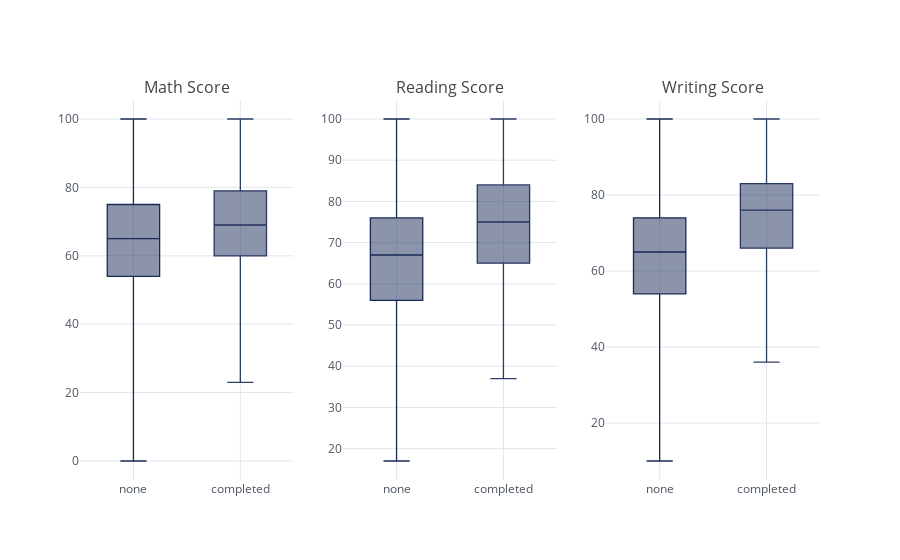

The notebook cell saved with this chart:
### Code cell
figs_sp = cf.subplots([df_mc.figure(kind='box', color='#192a56'),
                       df_rc.figure(kind='box', color='#192a56'),
                       df_wc.figure(kind='box', color='#192a56')],shared_xaxes=True,subplot_titles=['Math Score','Reading Score','Writing Score'],shape=(1,3))
cf.iplot(figs_sp, legend=False)

### Figure 1 — Plotly figure (JSON) as saved in the notebook; plotly's stock layout.template omitted (floating-point values rounded to 4 significant figures; data arrays with more than 128 entries replaced by an {"elided": "..."} marker saying what was removed)
{"data": [{"boxpoints": false, "line": {"width": 1.3}, "marker": {"color": "rgba(25, 42, 86, 1.0)"}, "name": "none", "orientation": "v", "type": "box", "uid": "1f839697-241d-4263-b35a-691ad69a44da", "xaxis": "x", "y": {"elided": "358 int values"}, "yaxis": "y"}, {"boxpoints": false, "line": {"width": 1.3}, "marker": {"color": "rgba(25, 42, 86, 0.8999999999999999)"}, "name": "completed", "orientation": "v", "type": "box", "uid": "dd100c30-6564-461b-b82e-a9b2550e14fa", "xaxis": "x", "y": {"elided": "358 int values"}, "yaxis": "y"}, {"boxpoints": false, "line": {"width": 1.3}, "marker": {"color": "rgba(25, 42, 86, 1.0)"}, "name": "none", "orientation": "v", "type": "box", "uid": "c409dfc3-42c1-4450-a363-ef56cf57eab0", "xaxis": "x2", "y": {"elided": "358 int values"}, "yaxis": "y2"}, {"boxpoints": false, "line": {"width": 1.3}, "marker": {"color": "rgba(25, 42, 86, 0.8999999999999999)"}, "name": "completed", "orientation": "v", "type": "box", "uid": "54746c9c-14e2-435a-be2a-72f0e5b17d0f", "xaxis": "x2", "y": {"elided": "358 int values"}, "yaxis": "y2"}, {"boxpoints": false, "line": {"width": 1.3}, "marker": {"color": "rgba(25, 42, 86, 1.0)"}, "name": "none", "orientation": "v", "type": "box", "uid": "25e11126-6dbf-462a-81ff-27769cd04323", "xaxis": "x3", "y": {"elided": "358 int values"}, "yaxis": "y3"}, {"boxpoints": false, "line": {"width": 1.3}, "marker": {"color": "rgba(25, 42, 86, 0.8999999999999999)"}, "name": "completed", "orientation": "v", "type": "box", "uid": "9f9b51a9-bca4-48c4-9911-d6cc56ce81dc", "xaxis": "x3", "y": {"elided": "358 int values"}, "yaxis": "y3"}], "layout": {"annotations": [{"font": {"size": 16}, "showarrow": false, "text": "Math Score", "x": 0.1444, "xanchor": "center", "xref": "paper", "y": 1, "yanchor": "bottom", "yref": "paper"}, {"font": {"size": 16}, "showarrow": false, "text": "Reading Score", "x": 0.5, "xanchor": "center", "xref": "paper", "y": 1, "yanchor": "bottom", "yref": "paper"}, {"font": {"size": 16}, "showarrow": false, "text": "Writing Score", "x": 0.8556, "xanchor": "center", "xref": "paper", "y": 1, "yanchor": "bottom", "yref": "paper"}], "legend": {"bgcolor": "#FFFFFF", "font": {"color": "#4D5663"}}, "paper_bgcolor": "#FFFFFF", "plot_bgcolor": "#FFFFFF", "showlegend": false, "title": {"font": {"color": "#4D5663"}}, "xaxis": {"anchor": "y", "domain": [0, 0.2889], "gridcolor": "#E1E5ED", "showgrid": true, "tickfont": {"color": "#4D5663"}, "title": {"font": {"color": "#4D5663"}, "text": ""}, "zerolinecolor": "#E1E5ED"}, "xaxis2": {"anchor": "y2", "domain": [0.3556, 0.6444], "gridcolor": "#E1E5ED", "showgrid": true, "tickfont": {"color": "#4D5663"}, "title": {"font": {"color": "#4D5663"}, "text": ""}, "zerolinecolor": "#E1E5ED"}, "xaxis3": {"anchor": "y3", "domain": [0.7111, 1], "gridcolor": "#E1E5ED", "showgrid": true, "tickfont": {"color": "#4D5663"}, "title": {"font": {"color": "#4D5663"}, "text": ""}, "zerolinecolor": "#E1E5ED"}, "yaxis": {"anchor": "x", "domain": [0, 1], "gridcolor": "#E1E5ED", "showgrid": true, "tickfont": {"color": "#4D5663"}, "title": {"font": {"color": "#4D5663"}, "text": ""}, "zerolinecolor": "#E1E5ED"}, "yaxis2": {"anchor": "x2", "domain": [0, 1], "gridcolor": "#E1E5ED", "showgrid": true, "tickfont": {"color": "#4D5663"}, "title": {"font": {"color": "#4D5663"}, "text": ""}, "zerolinecolor": "#E1E5ED"}, "yaxis3": {"anchor": "x3", "domain": [0, 1], "gridcolor": "#E1E5ED", "showgrid": true, "tickfont": {"color": "#4D5663"}, "title": {"font": {"color": "#4D5663"}, "text": ""}, "zerolinecolor": "#E1E5ED"}}}
